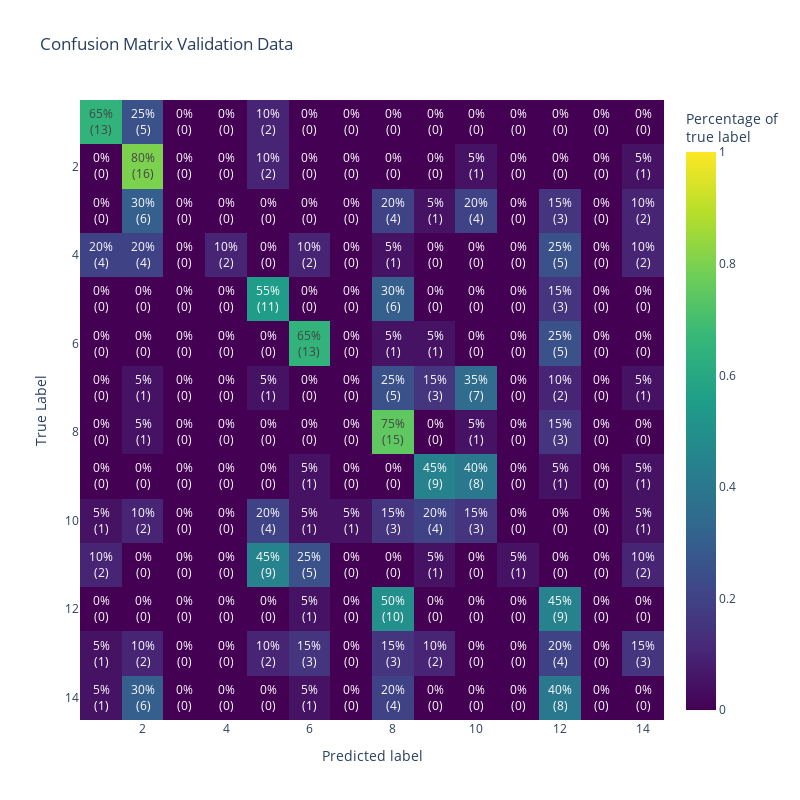
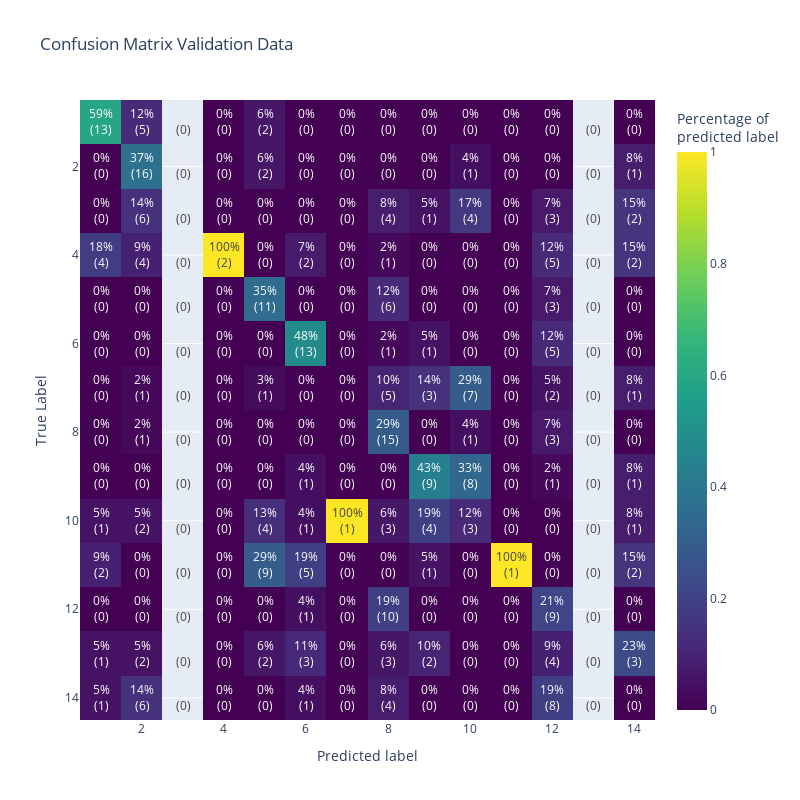

Write notebook code for charts like these, in order.
### Code cell
plot_CM(foldsprocessors[1].window_sets_processed['valid']['Y'], Y_hat_valid, 'Confusion Matrix Validation Data', percentagereference='recall')
plot_CM(foldsprocessors[1].window_sets_processed['valid']['Y'], Y_hat_valid, 'Confusion Matrix Validation Data', percentagereference='precision')

### Figure 1 — Plotly figure (JSON) as saved in the notebook; plotly's stock layout.template omitted (floating-point values rounded to 4 significant figures; data arrays with more than 128 entries replaced by an {"elided": "..."} marker saying what was removed)
{"data": [{"colorbar": {"title": {"text": "Percentage of<br>true label"}}, "colorscale": [[0, "#440154"], [0.1111, "#482878"], [0.2222, "#3e4989"], [0.3333, "#31688e"], [0.4444, "#26828e"], [0.5556, "#1f9e89"], [0.6667, "#35b779"], [0.7778, "#6ece58"], [0.8889, "#b5de2b"], [1, "#fde725"]], "text": {"elided": "14x14 int values"}, "texttemplate": "%{z:.0%}<br>(%{text:d})", "type": "heatmap", "x": [1, 2, 3, 4, 5, 6, 7, 8, 9, 10, 11, 12, 13, 14], "y": [1, 2, 3, 4, 5, 6, 7, 8, 9, 10, 11, 12, 13, 14], "z": {"elided": "14x14 float values"}, "zmax": 1, "zmin": 0}], "layout": {"autosize": false, "height": 800, "title": {"text": "Confusion Matrix Validation Data"}, "width": 800, "xaxis": {"title": {"text": "Predicted label"}}, "yaxis": {"autorange": "reversed", "title": {"text": "True Label"}}}}

### Figure 2 — Plotly figure (JSON) as saved in the notebook; plotly's stock layout.template omitted (floating-point values rounded to 4 significant figures; data arrays with more than 128 entries replaced by an {"elided": "..."} marker saying what was removed)
{"data": [{"colorbar": {"title": {"text": "Percentage of<br>predicted label"}}, "colorscale": [[0, "#440154"], [0.1111, "#482878"], [0.2222, "#3e4989"], [0.3333, "#31688e"], [0.4444, "#26828e"], [0.5556, "#1f9e89"], [0.6667, "#35b779"], [0.7778, "#6ece58"], [0.8889, "#b5de2b"], [1, "#fde725"]], "text": {"elided": "14x14 int values"}, "texttemplate": "%{z:.0%}<br>(%{text:d})", "type": "heatmap", "x": [1, 2, 3, 4, 5, 6, 7, 8, 9, 10, 11, 12, 13, 14], "y": [1, 2, 3, 4, 5, 6, 7, 8, 9, 10, 11, 12, 13, 14], "z": {"elided": "14x14 float values"}, "zmax": 1, "zmin": 0}], "layout": {"autosize": false, "height": 800, "title": {"text": "Confusion Matrix Validation Data"}, "width": 800, "xaxis": {"title": {"text": "Predicted label"}}, "yaxis": {"autorange": "reversed", "title": {"text": "True Label"}}}}
